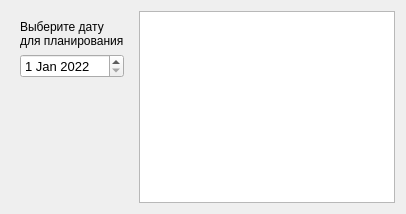
                               <widget class="QFrame" name="pp_mainFrame">
                                <property name="sizePolicy">
                                 <sizepolicy hsizetype="Preferred" vsizetype="Expanding">
                                  <horstretch>0</horstretch>
                                  <verstretch>0</verstretch>
                                 </sizepolicy>
                                </property>
                                <layout class="QHBoxLayout" name="horizontalLayout_19">
                                 <item alignment="Qt::AlignTop">
                                  <widget class="QFrame" name="pp_deadlineFrame">
                                   <layout class="QVBoxLayout" name="verticalLayout_31">
                                    <item>
                                     <widget class="QLabel" name="pp_dateLabel">
                                      <property name="text">
                                       <string>Выберите дату
для планирования</string>
                                      </property>
                                     </widget>
                                    </item>
                                    <item>
                                     <widget class="QDateEdit" name="pp_dateEdit">
                                      <property name="font">
                                       <font>
                                        <pointsize>10</pointsize>
                                       </font>
                                      </property>
                                      <property name="dateTime">
                                       <datetime>
                                        <hour>0</hour>
                                        <minute>0</minute>
                                        <second>0</second>
                                        <year>2022</year>
                                        <month>1</month>
                                        <day>1</day>
                                       </datetime>
                                      </property>
                                      <property name="minimumDateTime">
                                       <datetime>
                                        <hour>0</hour>
                                        <minute>0</minute>
                                        <second>0</second>
                                        <year>2022</year>
                                        <month>1</month>
                                        <day>1</day>
                                       </datetime>
                                      </property>
                                      <property name="date">
                                       <date>
                                        <year>2022</year>
                                        <month>1</month>
                                        <day>1</day>
                                       </date>
                                      </property>
                                     </widget>
                                    </item>
                                   </layout>
                                  </widget>
                                 </item>
                                 <item>
                                  <widget class="QTableView" name="pp_tabelView"/>
                                 </item>
                                </layout>
                               </widget>
